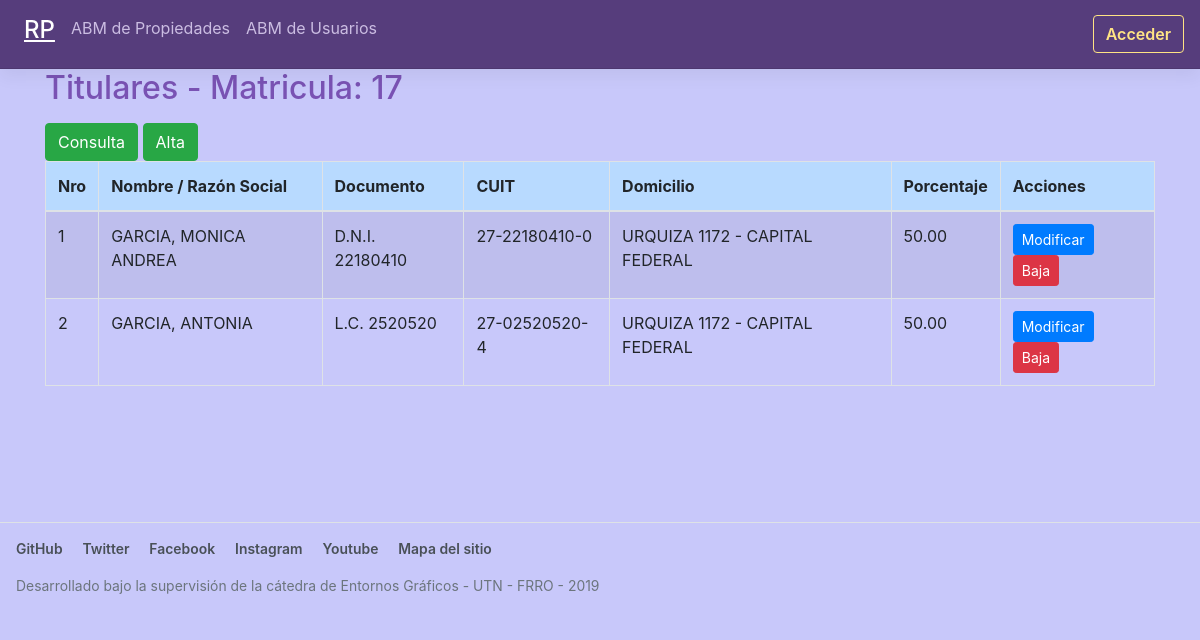
Page /abmtitulares.php?idProp=11&matricula=17 on the committed database.
### tables this page shows
CREATE TABLE `titfisicos` (
  `idtitular` int(11) DEFAULT NULL,
  `sexo` varchar(1) DEFAULT NULL,
  `apellido` varchar(30) DEFAULT NULL,
  `nombres` varchar(50) DEFAULT NULL,
  `idnacionalidad` int(11) DEFAULT NULL,
  `idtipodocumento` int(11) DEFAULT NULL,
  `nrodocumento` int(11) DEFAULT NULL,
  `fechanac` date DEFAULT NULL,
  `idestcivil` int(11) DEFAULT NULL,
  `nupcias` int(11) DEFAULT NULL,
  `conyuge` varchar(60) DEFAULT NULL
);

CREATE TABLE `tipodocumentos` (
  `id` int(11) NOT NULL,
  `nomdocumento` varchar(20) DEFAULT NULL
);

CREATE TABLE `titulares` (
  `id` int(11) NOT NULL,
  `idpropiedad` int(11) DEFAULT NULL,
  `persona` varchar(1) DEFAULT NULL,
  `nrocuit` varchar(13) DEFAULT NULL,
  `calle` varchar(30) DEFAULT NULL,
  `nrocalle` int(11) DEFAULT NULL,
  `idprovincia` varchar(1) DEFAULT NULL,
  `idlocalidad` int(11) DEFAULT NULL,
  `porcentaje` decimal(5,2) DEFAULT NULL
);

CREATE TABLE `localidades` (
  `id` int(11) NOT NULL,
  `nomlocalidad` varchar(30) DEFAULT NULL,
  `idprovincia` varchar(1) DEFAULT NULL
);

### public_html/abmtitulares.php (the view, shortened to what this page needs)
<?php
include ('inc/abreconexion.php');
?>
<!DOCTYPE html>
<html lang="en">
<head>
<?php include ('inc/cabecera.php'); ?>
</head>
<body>
<?php include 'inc/menuadministrador.php'; ?>
<?php
$idProp=$_GET['idProp'];
$matricula=$_GET['matricula'];
?>
<div class="container">
<h2 class="mb-3 bd-text-purple-bright">Titulares - Matricula: <?=$matricula?></h2>
<div class="text-white">
<a class="btn btn-success" href="abmtitulares.php?idProp=<?=$idProp?>&matricula=<?=$matricula?>" role="button">Consulta</a>
<a class="btn btn-success" href="altatitular.php?idProp=<?=$idProp?>&matricula=<?=$matricula?>" role="button">Alta</a>
</div>
<table class="table table-bordered table-striped table-hover">
<thead class="table-primary">
<tr>
	<th>Nro</th>
	<th>Nombre / Raz&oacute;n Social</th>
	<th>Documento</th>
	<th>CUIT</th>
	<th>Domicilio</th>
	<th>Porcentaje</th>
	<th>Acciones</th>
</tr>
</thead>
<tbody>
<?php
$sql = "SELECT * FROM titulares AS tit LEFT JOIN titfisicos AS tf ON tf.idtitular = tit.id LEFT JOIN titjuridicos AS tj ON tj.idtitular = tit.id WHERE tit.idpropiedad='$idProp' ORDER BY tit.id";
$result=mysqli_query($conn,$sql) or die(mysqli_error($conn));
if (mysqli_num_rows($result)==0) {
?>
<tr>
	<td colspan=7>No hay registros</td>
</tr>
<?php
} else {
	$nro=0;
	while ($datos=mysqli_fetch_assoc($result)) {
		++$nro;
		$id=$datos['id'];
		$apellido=$datos['apellido'];
		$nombres=$datos['nombres'];
		$idtipodocumento=$datos['idtipodocumento'];
		$nrodocumento=$datos['nrodocumento'];
		$razonsocial=$datos['razonsocial'];
		$calle=$datos['calle'];
		$nrocalle=$datos['nrocalle'];
		$idlocalidad=$datos['idlocalidad'];
		if ($datos['persona']=='F') {
			$nombrecompleto=$apellido.", ".$nombres;
			$sql="SELECT nomdocumento FROM tipodocumentos WHERE id='$idtipodocumento'";
			$result_doc=mysqli_query($conn,$sql) or die(mysqli_error($conn));
			$datos_doc=mysqli_fetch_array($result_doc);
			$documentocompleto=$datos_doc['nomdocumento']." ".$nrodocumento;
		} else {
			$nombrecompleto=$razonsocial;
			$documentocompleto="";
		}
		$sql="SELECT nomlocalidad FROM localidades WHERE id='$idlocalidad'";
		$result_loc=mysqli_query($conn,$sql) or die(mysqli_error($conn));
		$datos_loc=mysqli_fetch_array($result_loc);
		$domiciliocompleto=$calle." ".$nrocalle." - ".$datos_loc['nomlocalidad'];
?>
<tr>
	<td><?=$nro?></td>
	<td><?=$nombrecompleto?></td>
	<td><?=$documentocompleto?></td>
	<td><?=$datos['nrocuit']?></td>
	<td><?=$domiciliocompleto?></td>
	<td><?=$datos['porcentaje']?></td>
	<td>
		<a href="modificartitular.php?idProp=<?=$idProp?>&matricula=<?=$matricula?>&id=<?=$id?>" class="btn btn-primary btn-sm">Modificar</a>
		<a href="bajatitular.php?idProp=<?=$idProp?>&matricula=<?=$matricula?>&id=<?=$id?>" class="btn btn-danger btn-sm">Baja</a>
	</td>
</tr>
<?php
	}
}
?>
</tbody>
</table>
</div>
<br/>
<br/>
<br/>
<br/>
<br/>
<?php include ('inc/footer.php'); ?>
</body>
</html>

### public_html/inc/cabecera.php (shortened to what this page needs)
<link href="css/bootstrap4.min.css" rel="stylesheet">
<link href="css/docs.min.css" rel="stylesheet">
<link href="css/estilo.css" rel="stylesheet">

### public_html/inc/menuadministrador.php (shortened to what this page needs)
<?php
if (!isset($_SESSION['usuarioId'])) {
	$etiquetaBoton="Acceder";
	$linkBoton="login.php";
}
?>
<header class="navbar navbar-expand navbar-dark flex-column flex-md-row bd-navbar">
<div class="navbar-nav-scroll">
<ul class="navbar-nav bd-navbar-nav flex-row">
<li class="nav-item"><a class="nav-link" href="index.php"><h4 style="color:white;text-decoration:underline">RP</h4></a></li>
<li class="nav-item"><a class="nav-link" href="abmpropiedades.php">ABM de Propiedades</a></li>
<li class="nav-item"><a class="nav-link" href="abmusuarios.php">ABM de Usuarios</a></li>
</ul>
</div>
<a class="btn btn-bd-download d-none d-lg-inline-block mb-3 mb-md-0 ml-md-3" href="<?=$linkBoton?>"><?=$etiquetaBoton?></a>
</header>

### public_html/inc/footer.php
<footer style="background-color: rgb(200, 200, 250)" class="bd-footer text-muted border-top">
  <div class="container-fluid p-3">
    <ul class="bd-footer-links">
      <li><a href="https://github.com">GitHub</a></li>
      <li><a href="https://twitter.com">Twitter</a></li>
      <li><a href="https://www.facebook.com">Facebook</a></li>
      <li><a href="https://www.instagram.com">Instagram</a></li>
      <li><a href="https://www.youtube.com">Youtube</a></li>
      <li><a href="mapa.php">Mapa del sitio</a></li>
    </ul>
    <p>Desarrollado bajo la supervisi&oacute;n de la c&aacute;tedra de Entornos Gr&aacute;ficos - UTN - FRRO - 2019</p>
  </div>
</footer>

### public_html/css/estilo.css (style rules this page uses)
body { padding-top: 0px; padding-bottom: 40px; background-color: rgb(200, 200, 250); }

### rows in the picture
titfisicos: nombrecompleto "GARCIA, MONICA ANDREA", documentocompleto "D.N.I. 22180410", idtitular.nrocuit "27-22180410-0", idtitular.nomlocalidad "URQUIZA 1172 - CAPITAL FEDERAL", idtitular.porcentaje "50.00"
titfisicos: nombrecompleto "GARCIA, ANTONIA", documentocompleto "L.C. 2520520", idtitular.nrocuit "27-02520520-4", idtitular.nomlocalidad "URQUIZA 1172 - CAPITAL FEDERAL", idtitular.porcentaje "50.00"

### other values in the picture
$etiquetaBoton "Acceder"
$matricula "17"
